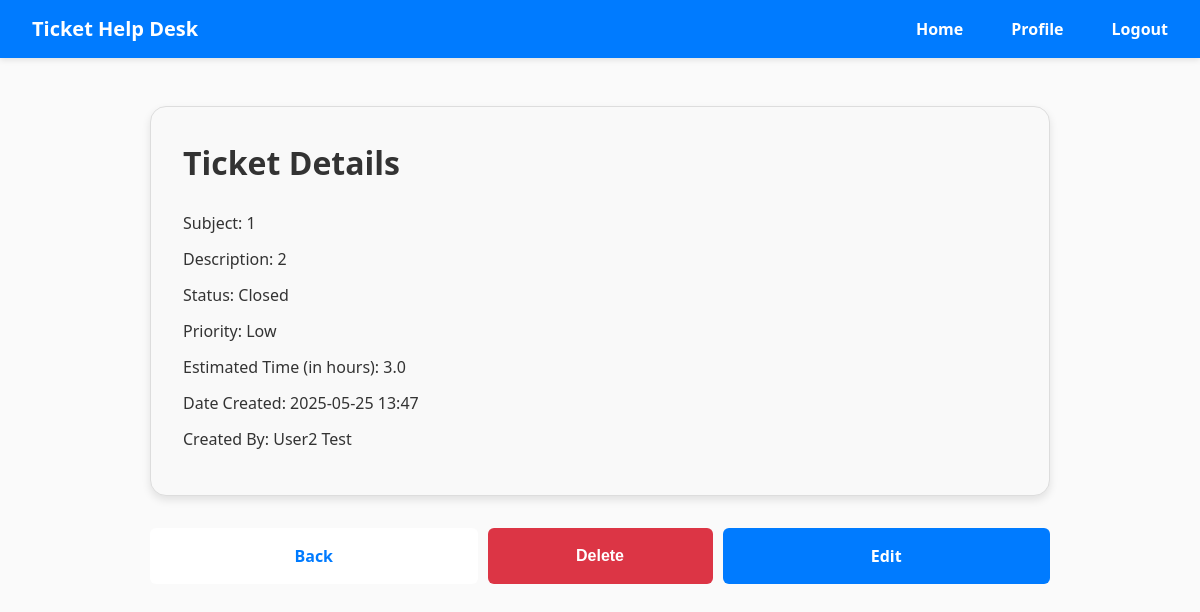
Page /tickets/ticket_details/11 (signed in) on the committed database.
### HelpDeskTicketingSystem/models/TicketModel.py (models this page shows)
class Ticket(db.Model):
    id = db.Column(db.Integer, primary_key=True)
    subject = db.Column(db.String(100), nullable=False)
    description = db.Column(db.Text, nullable=False)
    status = db.Column(db.String(20), nullable=False)
    priority = db.Column(db.String(20), nullable=False)
    estimated_time = db.Column(db.Float, nullable=False)
    date_created = db.Column(db.DateTime(timezone=True), default=func.current_timestamp())
    user_id = db.Column(db.Integer, db.ForeignKey('user.id'))
    user = relationship('User', backref='tickets')

### HelpDeskTicketingSystem/models/UserModel.py (models this page shows)
class User(db.Model, UserMixin):
    id = db.Column(db.Integer, primary_key=True)
    email = db.Column(db.String(150), unique=True)
    password = db.Column(db.String(150))
    forename = db.Column(db.String(150))
    surname = db.Column(db.String(150))
    account_type = db.Column(db.String(20), nullable=False)

### HelpDeskTicketingSystem/views/tickets.py (the view)
@tickets_bp.route('/ticket_details/<int:ticket_id>', methods=['GET'])
@login_required
def ticket_details(ticket_id):
    ticket = Ticket.query.filter_by(id=ticket_id).first()
    if not ticket:
        flash('Ticket not found.', category='error')
        return redirect(url_for('home.home'))
    if ticket.user_id != current_user.id and current_user.account_type != 'admin':
        flash('You do not have permission to view this ticket.', category='error')
        return redirect(url_for('home.home'))
    return render_template('ticket_details.html', ticket=ticket)

### HelpDeskTicketingSystem/__init__.py (called while the page is built)
def create_app():
    app = Flask(__name__)
    app.config.from_object(Config)
    db.init_app(app)
    login_manager.init_app(app)
    login_manager.login_view = 'auth.login'
    from .views.home import home_bp
    from .views.auth import auth_bp
    from .views.tickets import tickets_bp
    app.register_blueprint(home_bp, url_prefix='/')
    app.register_blueprint(auth_bp, url_prefix='/')
    app.register_blueprint(tickets_bp, url_prefix='/tickets')
    create_database(app)
    from .models import User
    @login_manager.user_loader
    def load_user(user_id):
        return User.query.get(int(user_id))
    return app

### HelpDeskTicketingSystem/templates/ticket_details.html (shortened to what this page needs)
{% extends "base.html" %}
{% block content %}
  <div class="entity-card entity-card--details">
    <h2 class="entity-title">Ticket Details</h2>
    <p>Subject: {{ ticket.subject }}</p>
    <p>Description: {{ ticket.description }}</p>
    <p>Status: {{ ticket.status }}</p>
    <p>Priority: {{ ticket.priority }}</p>
    <p>Estimated Time (in hours): {{ ticket.estimated_time }}</p>
    <p>Date Created: {{ ticket.date_created.strftime('%Y-%m-%d %H:%M') }}</p>
    {% if current_user.account_type == 'admin' %}
      <p>Created By: {{ ticket.user.forename }} {{ ticket.user.surname }}</p>
    {% endif %}
  </div>
<div class="btn-group">
  <a href="{{ url_for('home.home') }}" class="btn btn-secondary">Back</a>
  {% if current_user.account_type == 'admin' %}
    <form action="{{ url_for('tickets.delete_ticket', ticket_id=ticket.id) }}" method="POST" onsubmit="return confirm('Are you sure you want to delete this ticket?');">
      <button type="submit" class="btn btn-danger">Delete</button>
    </form>
  {% endif %}
  <a href="{{ url_for('tickets.edit_ticket', ticket_id=ticket.id) }}" class="btn btn-primary">Edit</a>
</div>
{% endblock %}

### HelpDeskTicketingSystem/static/main.css (style rules this page uses)
body { margin: 0; padding: 0; font-family: "Segoe UI", sans-serif; font-size: 16px; line-height: 1.5; color: #222; background-color: #fafafa; }
a { color: #007bff; text-decoration: none; }
p { color: #222; text-decoration: none; font-weight: 300; }
.entity-card { background: #fff; border: 1px solid #ddd; border-radius: 8px; box-shadow: 0 3px 6px rgba(0, 0, 0, 0.08); padding: 16px; margin-bottom: 16px; }
.entity-card h2 { margin-top: 0; font-size: 1.25rem; color: #333; }
.entity-card p { margin: 0 0 8px; color: #555; }
.entity-card--details { background-color: #f9f9f9; padding: 2rem; border-radius: 1rem; box-shadow: 0 4px 8px rgba(0, 0, 0, 0.1); margin-bottom: 2rem; }
.entity-card--details .entity-title { font-size: 2rem; margin-bottom: 1.5rem; }
.entity-card--details p { margin-bottom: 0.75rem; font-size: 1rem; color: #333; }
.btn-group { display: flex; gap: 10px; }
.btn-group a.btn, .btn-group form { width: 25%; }
.btn-group form { display: flex; }
.btn-group .btn { flex: 1; padding: 16px; font-size: 16px; font-weight: 700; border: none; border-radius: 6px; cursor: pointer; text-align: center; }
.btn-group .btn.btn-primary { background-color: #007bff; color: #fff; }
.btn-group .btn.btn-secondary { background-color: #fff; color: #007bff; }
.btn-group .btn.btn-danger { background-color: #dc3545; color: #fff; }

### rows in the picture
Ticket: subject "1", description "2", status "Closed", priority "Low", estimated_time "3.0", date_created "2025-05-25 13:47"
User: user.forename "User2", user.surname "Test"
